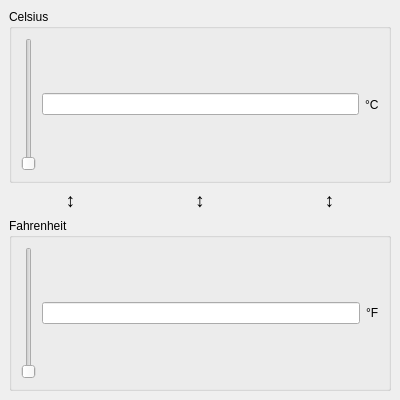
<?xml version="1.0" encoding="UTF-8"?>
<ui version="4.0">
 <class>MainWindow</class>
 <widget class="QMainWindow" name="MainWindow">
  <property name="geometry">
   <rect>
    <x>0</x>
    <y>0</y>
    <width>400</width>
    <height>400</height>
   </rect>
  </property>
  <property name="windowTitle">
   <string>Temperature Converter</string>
  </property>
  <widget class="QWidget" name="centralwidget">
   <layout class="QGridLayout" name="gridLayout_3">
    <item row="0" column="0">
     <layout class="QVBoxLayout" name="verticalLayout">
      <item>
       <widget class="QGroupBox" name="groupBox">
        <property name="title">
         <string>Celsius</string>
        </property>
        <layout class="QGridLayout" name="gridLayout_2">
         <item row="0" column="0">
          <layout class="QHBoxLayout" name="horizontalLayout_2">
           <item>
            <widget class="QSlider" name="verticalSliderC">
             <property name="maximum">
              <number>100</number>
             </property>
             <property name="orientation">
              <enum>Qt::Vertical</enum>
             </property>
            </widget>
           </item>
           <item>
            <widget class="QLineEdit" name="lineEditC">
             <property name="readOnly">
              <bool>true</bool>
             </property>
            </widget>
           </item>
           <item>
            <widget class="QLabel" name="label">
             <property name="text">
              <string>°C</string>
             </property>
            </widget>
           </item>
          </layout>
         </item>
        </layout>
       </widget>
      </item>
      <item>
       <layout class="QHBoxLayout" name="horizontalLayout_3">
        <item>
         <widget class="QLabel" name="label_3">
          <property name="font">
           <font>
            <pointsize>14</pointsize>
            <weight>75</weight>
            <bold>true</bold>
           </font>
          </property>
          <property name="text">
           <string>↕</string>
          </property>
          <property name="alignment">
           <set>Qt::AlignCenter</set>
          </property>
         </widget>
        </item>
        <item>
         <widget class="QLabel" name="label_4">
          <property name="font">
           <font>
            <pointsize>14</pointsize>
            <weight>75</weight>
            <bold>true</bold>
           </font>
          </property>
          <property name="text">
           <string>↕</string>
          </property>
          <property name="alignment">
           <set>Qt::AlignCenter</set>
          </property>
         </widget>
        </item>
        <item>
         <widget class="QLabel" name="label_5">
          <property name="font">
           <font>
            <pointsize>14</pointsize>
            <weight>75</weight>
            <bold>true</bold>
           </font>
          </property>
          <property name="text">
           <string>↕</string>
          </property>
          <property name="alignment">
           <set>Qt::AlignCenter</set>
          </property>
         </widget>
        </item>
       </layout>
      </item>
      <item>
       <widget class="QGroupBox" name="groupBox_2">
        <property name="title">
         <string>Fahrenheit</string>
        </property>
        <layout class="QGridLayout" name="gridLayout">
         <item row="0" column="0">
          <layout class="QHBoxLayout" name="horizontalLayout">
           <item>
            <widget class="QSlider" name="verticalSliderF">
             <property name="minimum">
              <number>32</number>
             </property>
             <property name="maximum">
              <number>212</number>
             </property>
             <property name="orientation">
              <enum>Qt::Vertical</enum>
             </property>
            </widget>
           </item>
           <item>
            <widget class="QLineEdit" name="lineEditF">
             <property name="readOnly">
              <bool>true</bool>
             </property>
            </widget>
           </item>
           <item>
            <widget class="QLabel" name="label_2">
             <property name="text">
              <string>°F</string>
             </property>
            </widget>
           </item>
          </layout>
         </item>
        </layout>
       </widget>
      </item>
     </layout>
    </item>
   </layout>
  </widget>
 </widget>
 <resources/>
 <connections/>
</ui>
